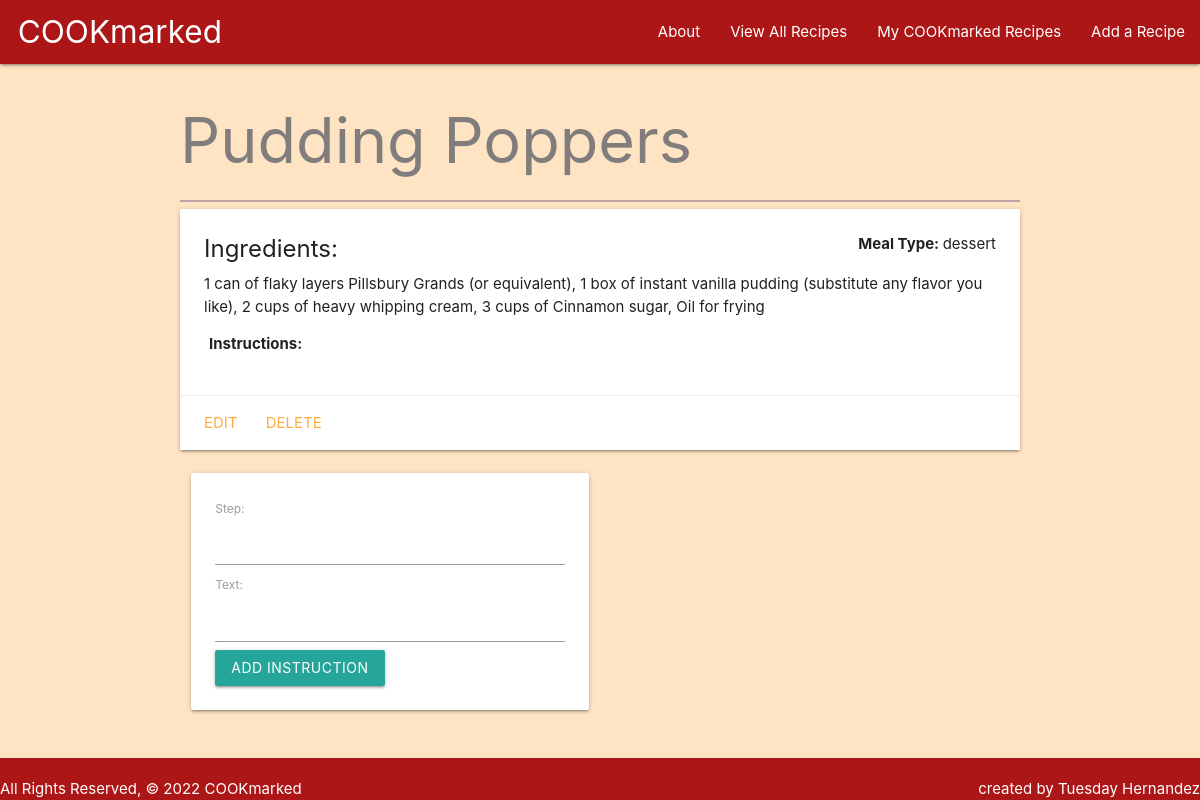
The app's page /cookmarked/2/ with its own data.
### main_app/models.py (models this page shows, shortened)
class Recipe(models.Model):
    label = models.CharField("Recipe Title", max_length=150)
    mealtype = models.CharField("Meal Type", max_length=100)
    ingredients = models.TextField(max_length=900)
    user = models.ForeignKey(User, on_delete=models.CASCADE)

### main_app/views.py (the view)
# urls.py: path('cookmarked/<int:recipe_id>/', views.my_recipe_details, name='mydetails'),
def my_recipe_details(request, recipe_id):
    recipe = Recipe.objects.get(id=recipe_id)
    instruction_form = InstructionForm()
    return render(request, 'recipes/mydetails.html', {
        'recipe': recipe,
        'instruction_form': instruction_form
    })

### main_app/forms.py
class InstructionForm(ModelForm):
  class Meta:
    model = Instruction
    fields = ['step', 'text']

### main_app/templates/recipes/mydetails.html (shortened to what this page needs)
{% extends 'base.html' %} {% block content %}
<h1>{{ recipe.label }}</h1>
<hr />
<div class="card">
    <div class="card-content">
        <p class="right"><b>Meal Type: </b>{{ recipe.mealtype }}</p>
        <p><span class="card-title"><b>Ingredients: </b></span>{{ recipe.ingredients }}</p>
        <table class="striped">
            <thead>
                <tr>
                    <th>Instructions:</th>
                </tr>
            </thead>
        </table>
    </div>
    <div class="card-action">
        <a href="{% url 'recipe_update' recipe.id %}">Edit</a>
        <a href="{% url 'recipe_delete' recipe.id %}">Delete</a>
    </div>
</div>
<div class="row">
    <div class="col s6">
        <div class="card">
            <div class="card-content">
                <form action="{% url 'add_instruction' recipe.id %}" method="post">
                    {% csrf_token %} {{ instruction_form.as_p }}
                    <input type="submit" class="btn" value="Add Instruction" />
                </form>
            </div>
        </div>
    </div>
</div>
{% endblock %}

### main_app/static/css/styles.css (style rules this page uses)
* { box-sizing: border-box; margin: 0; }
body { min-height: 100vh; display: flex; flex-direction: column; background-color: bisque; }
h1 { color: #817d7d; }
hr { height: 1.5px; background-color: rgb(189, 165, 165); border: none; }

### records on screen
Recipe: label "Pudding Poppers", mealtype "dessert", ingredients "1 can of flaky layers Pillsbury Grands (or equivalent), 1 box of instant vanilla pudding (substitute any flavor you like), 2 cups of heavy whipping cream, 3 cups of Cinnamon sugar, Oil for frying"
